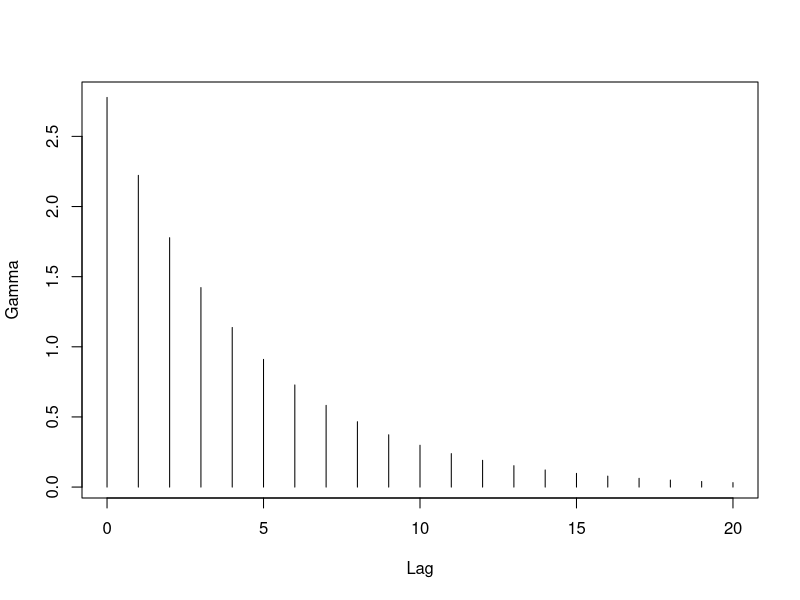

Write the R code that produced this figure.
## ---- chunk 1
knitr::opts_knit$set(root.dir = 'C:/Users/neide/OneDrive/Documents/GitHub/BEwebinar/Data')
## ---- chunk 2
rho <- .8
gamma <- rho^seq(0,20)/(1-rho^2)
plot(ts(gamma,start=0),xlab="Lag",ylab="Gamma",type ="h")
## ---- chunk 3
rho <- .8
gamma <- rho^seq(0,5)/(1-rho^2)
gamma_mat <- toeplitz(gamma)
gamma_mat
